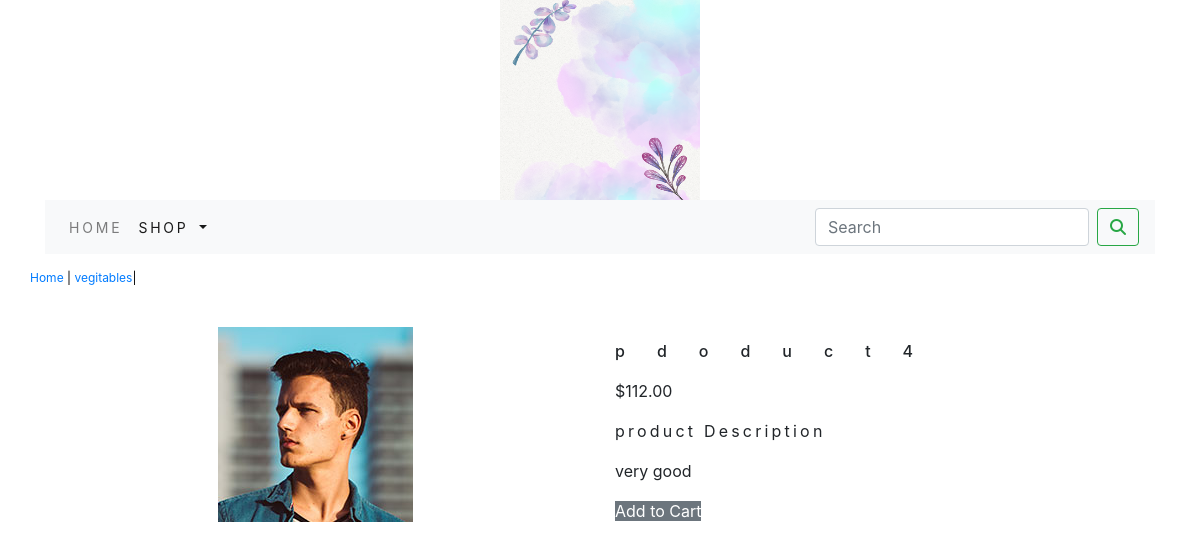
The page /shop/vegitables/pdoduct4/ on the database its author committed.
### shop/models.py (models this page shows, shortened)
class Product(models.Model):
    name=models.CharField(max_length=250,unique=True)
    slug=models.SlugField(max_length=250,unique=True)
    description=models.TextField(blank=True)
    price=models.DecimalField(max_digits=10,decimal_places=2)
    category=models.ForeignKey(Category,on_delete=models.CASCADE)
    image = models.ImageField(upload_to='category', blank=True)
    stock=models.IntegerField()
    available=models.BooleanField(default=True)
    created=models.DateTimeField(auto_now_add=True)
    updated=models.DateTimeField(auto_now_add=True)
    class Meta:
        ordering=('name',)
        verbose_name='product'
        verbose_name_plural='products'

class Category(models.Model):
    name=models.CharField(max_length=250,unique=True)
    slug=models.SlugField(max_length=250,unique=True)
    description=models.TextField(blank=True)
    image=models.ImageField(upload_to='category',blank=True)
    class Meta:
        ordering=('name',)
        verbose_name='category'
        verbose_name_plural='categories'
    def get_url(self):
        return reverse('shop:products_by_category',args=[self.slug])
    def __str__(self):
        return  '{}'.format(self.name)

### shop/views.py (the view)
# urls.py: path('<slug:c_slug>/<slug:product_slug>/', views.proDetail, name='prodCatdetail'),
def proDetail(request,c_slug,product_slug):
    try:
        product=Product.objects.get(category__slug=c_slug,slug=product_slug)
    except Exception as e:
        raise e
    return  render(request,"product.html",{'product':product})

### cart/context_processors.py (called while the page is built)
def counter(request):
    item_count=0
    if'admin'in request.path:
        return {}
    else:
        try:
            cart=Cart.objects.filter(cart_id=_cart_id(request))
            cart_items=CartItem.objects.all().filter(cart=cart[:1])
            for cart_item in cart_items:
                item_count += cart_item.quantity
        except Cart.DoesNotExist:
            item_count =0
    return dict(item_count=item_count)

### cart/views.py (called while the page is built)
def _cart_id(request):
    cart=request.session.session_key
    if not cart:
        cart=request.session.create()
    return cart

### shop/context_processors.py (called while the page is built)
def menu_links(request):
    links=Category.objects.all()
    return dict(links=links)

### templates/product.html (shortened to what this page needs)
{% extends 'base.html'%}
{% load static %}
{% block content %}
<div class="row my_prod_row_class">
    <div class="mx_auto">
        <p> <a href="{% url 'shop:allProdCat' %}">Home </a> | <a href = "{{product.category.get_url}}">{{product.category}}</a>|<{{product.name}}</p>
    </div>
<div class="container">
<br>
<div class="row">
    <div class="col-12 col-sm-12 col-md-12 col-lg-6 text-center">
        <div style="min-width:18rem">
             <img src="{{product.image.url}}" alt="{{product.name}}">
        </div>
    </div>
    <div class="col-12 col-sm-12 col-md-12 col-lg-6">
            <div>
               <h1 class="my_prod_title">{{product.name}}</h1>
               <p>${{product.price}}</p>
               <p class="my_title">product Description</p>
               <p class="text-justify my_rod_text">{{product.description}}</p>
                 <a class="btn- btn-secondary"  href="{% url 'cart:add_cart' product.id %}">Add to Cart</a>
{% endblock %}

### static/css/custom.css (style rules this page uses)
body { font-family: 'Roboto', sans-serif; }
.my_title { font-size:16px; text_transform:uppercase; letter-spacing:.2em; }
.my_prod_row_class { padding-top:15px; padding-bottom:20px; }
.my_prod_row_class .mx_auto { color:#000; font-size:12px; text-decoration:none; }
.my_prod_title { font-size:16px; text_transform:uppercase; letter-spacing:2em; padding-top:15px; padding-bottom:10px; }

### rows shown on the page
Product: category "vegitables", image (picture), name "pdoduct4", price "112.00", description "very good"
